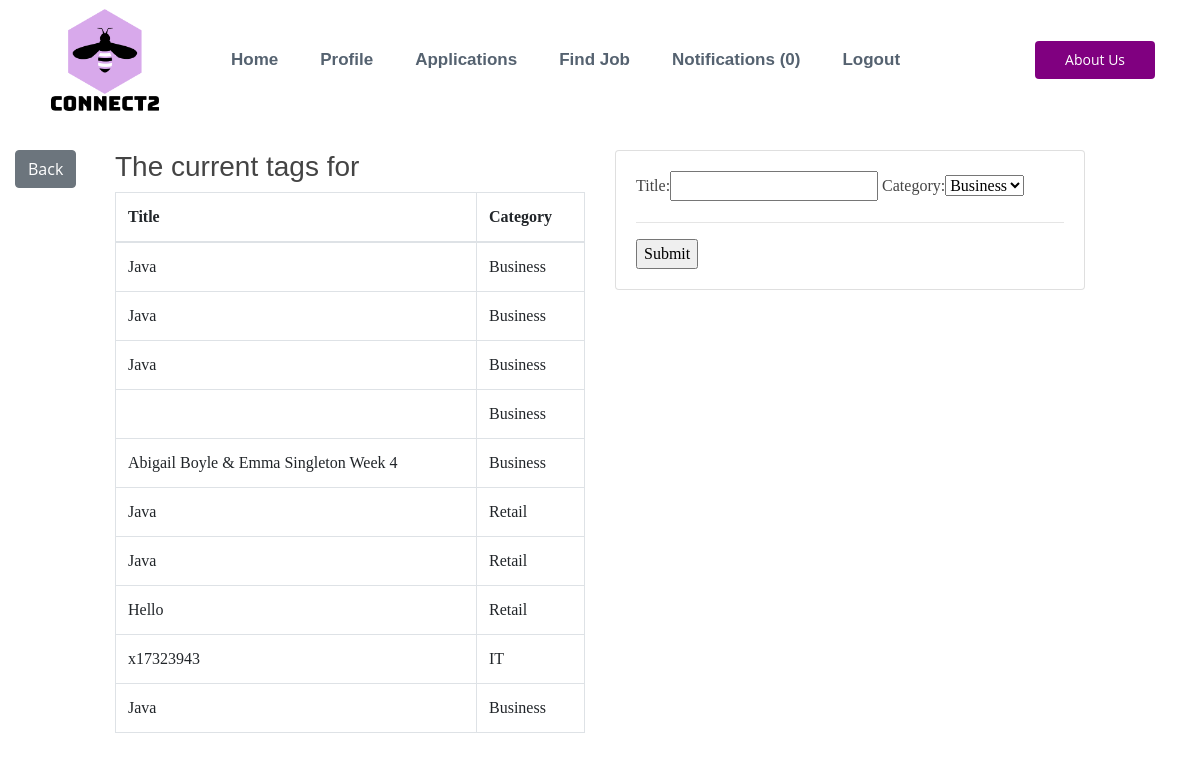
/createtag/ (signed in), run on the app's committed database.
### account/models.py (models this page shows)
class PersonTag(models.Model):
    areas = (
        ('Business', 'Business'),
        ('IT', 'IT'),
        ('Retail', 'Retail'),
    )
    employee = models.ForeignKey(
        Employee, null=True, on_delete=models.CASCADE)
    title = title = models.CharField(max_length=200, blank=True)
    category = models.CharField(
        max_length=200, choices=areas, default='Business')

### employee/views.py (the view, shortened to what this page needs)
# urls.py: path('createtag/', createTag, name='createtag'),
def createTag(request):
    form = TagForm()
    employee = Employee.objects.get(user=request.user)
    tags = employee.persontag_set.all()
    skills = employee.employeeskill_set.all()
    experiences = employee.experience_set.all()
    context = {'employee': employee, 'tags': tags,
               'experiences': experiences, }
    context = {'form': form, 'employee': employee, 'tags': tags,
               'experiences': experiences}
    return render(request, 'employee/tag_form.html', context)

### employee/forms.py
class TagForm(ModelForm):
    class Meta:
        model = PersonTag
        fields = ('title',  'category')

### notifications/context_processors.py (called while the page is built)
def notifications(request):
    if request.user.is_authenticated:
        return {'notifications': request.user.notifications.filter(is_read=False)}
    else:
        return {'notifications': []}

### employee/templates/employee/tag_form.html (shortened to what this page needs)
{% extends 'employee/core.html' %}
{% load static %}
{% block content %}
<div class="container-fluid">
    <div class="row">
        <div class="col-md-1">
            <a class="btn  btn-secondary" href="{% url 'employee-profile'  %}">Back</a>
        </div>
        <div class="col-md-10">
            <div class="row">
                <div class="col-md-6">
                    <h3>
                        The current tags for {{job.title}}
                    </h3>
                    <table class="table table-bordered">
                        <thead>
                            <tr>
                                <th>
                                    Title
                                </th>
                                <th>
                                    Category
                                </th>
                            </tr>
                        </thead>
                        <tbody>
                            {% for tag in tags %}
                            <tr>
                                <td>
                                    {{tag.title}}
                                </td>
                                <td>
                                    {{tag.category}}
                                </td>
                                {% endfor %}
                            </tr>
                        </tbody>
                    </table>
                </div>
                <div class="col-md-6">
                    <div class="card card-body">
                        <form action="" method="POST">
                            {{form}}
                            <hr>
                            <input type="submit" name="Submit">
                        </form>
                    </div>
                </div>
            </div>
        </div>
        <div class="col-md-1">
        </div>
    </div>
</div>
{% endblock %}

### static/core.css (style rules this page uses)
table { counter-reset: tableCount; font-family: Georgia; }
.card { font-family: Georgia; }
body { font-family: "Open Sans", sans-serif; color: #444444; }
a { color: #d9232d; }
h1, h2, h3, h4, h5, h6 { font-family: "Raleway", sans-serif; }

### data on the page
PersonTag: title "Java", category "Business"
PersonTag: title "Java", category "Business"
PersonTag: title "Java", category "Business"
PersonTag: category "Business"
PersonTag: title "Abigail Boyle & Emma Singleton Week 4", category "Business"
PersonTag: title "Java", category "Retail"
PersonTag: title "Java", category "Retail"
PersonTag: title "Hello", category "Retail"
PersonTag: title "x17323943", category "IT"
PersonTag: title "Java", category "Business"

### other printed values
{{ notifications.count }} "0"
